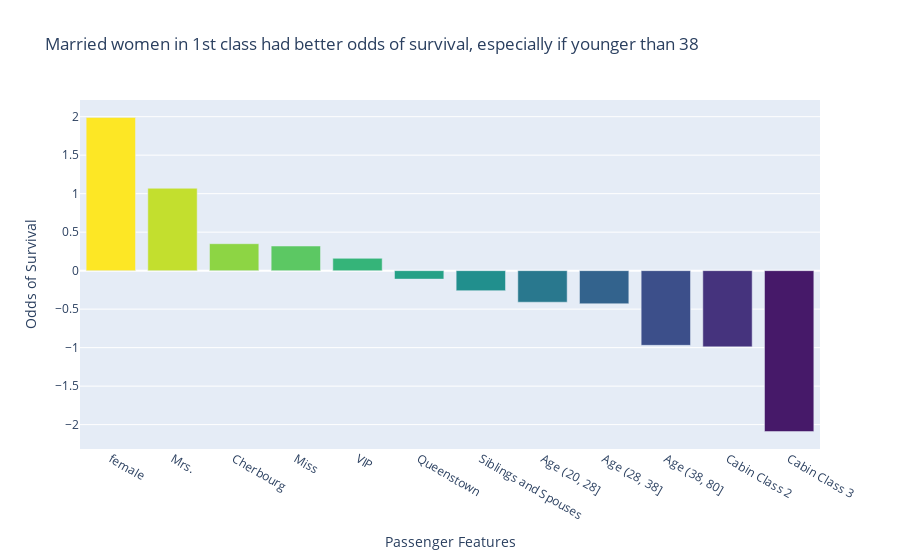

The notebook cell saved with this chart:
### Code cell
# Let's display that with Plotly.
mydata = [go.Bar(
    x=coeffs['feature'],
    y=coeffs['coefficient'],
    marker=dict(color=Viridis[::-6])
)]

mylayout = go.Layout(
    title='Married women in 1st class had better odds of survival, especially if younger than 38',
    xaxis = {'title': 'Passenger Features'},
    yaxis = {'title': 'Odds of Survival'}, 

)
fig = go.Figure(data=mydata, layout=mylayout)
fig

### Figure 1 — Plotly figure (JSON) as saved in the notebook; plotly's stock layout.template omitted (floating-point values rounded to 4 significant figures)
{"data": [{"marker": {"color": ["#fde725", "#c3df2e", "#8dd544", "#5cc863", "#35b479", "#25a186", "#218f8d", "#29788e", "#33638d", "#3c4f8a", "#45337d", "#461969"]}, "type": "bar", "x": ["female", "Mrs.", "Cherbourg", "Miss", "VIP", "Queenstown", "Siblings and Spouses", "Age (20, 28]", "Age (28, 38]", "Age (38, 80]", "Cabin Class 2", "Cabin Class 3"], "y": [1.99, 1.07, 0.35, 0.32, 0.16, -0.11, -0.26, -0.41, -0.43, -0.97, -0.99, -2.09]}], "layout": {"autosize": true, "title": {"text": "Married women in 1st class had better odds of survival, especially if younger than 38"}, "xaxis": {"autorange": true, "range": [-0.5, 11.5], "title": {"text": "Passenger Features"}, "type": "category"}, "yaxis": {"autorange": true, "range": [-2.317, 2.217], "title": {"text": "Odds of Survival"}, "type": "linear"}}}
